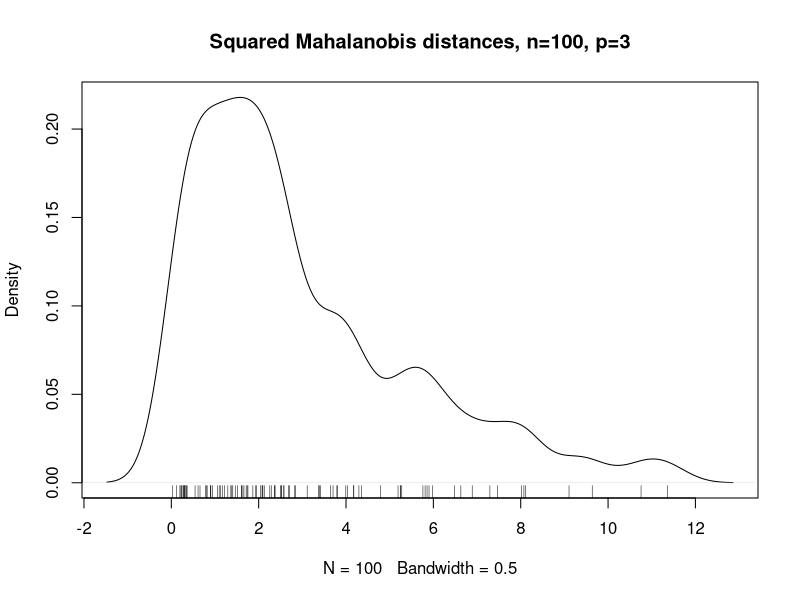
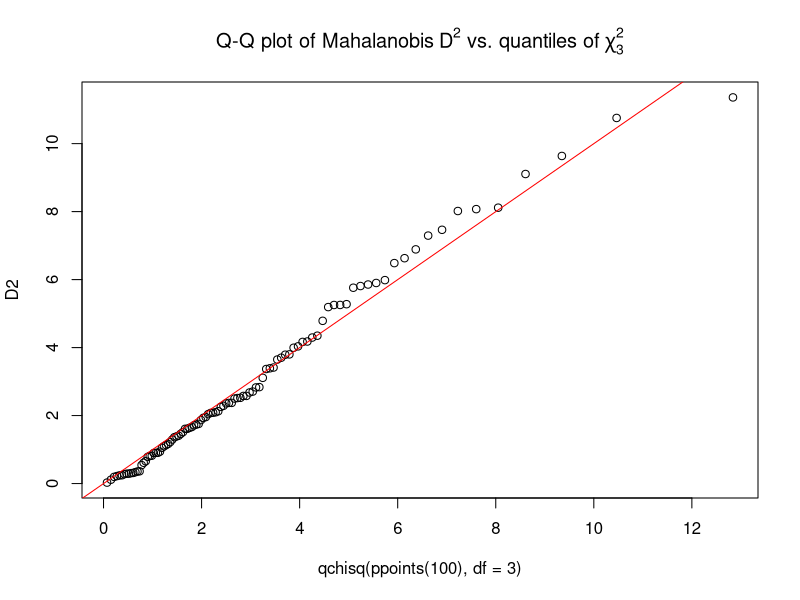
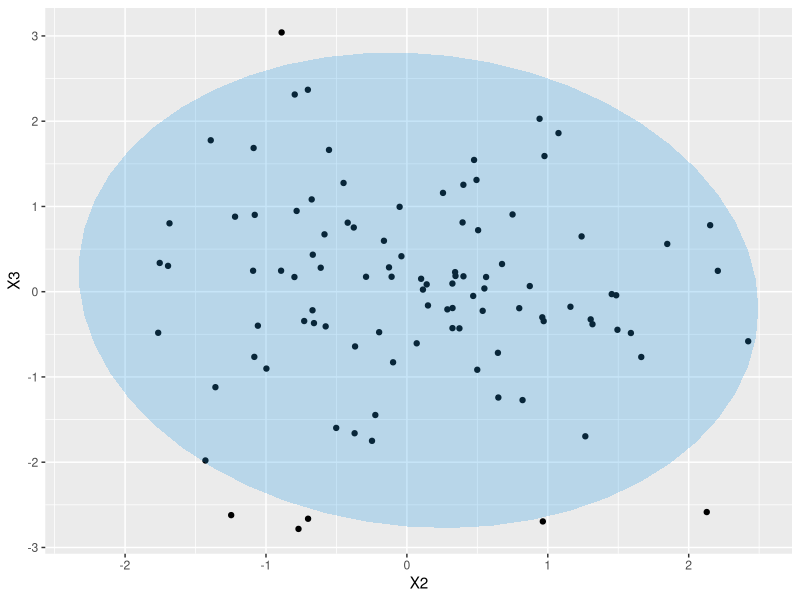
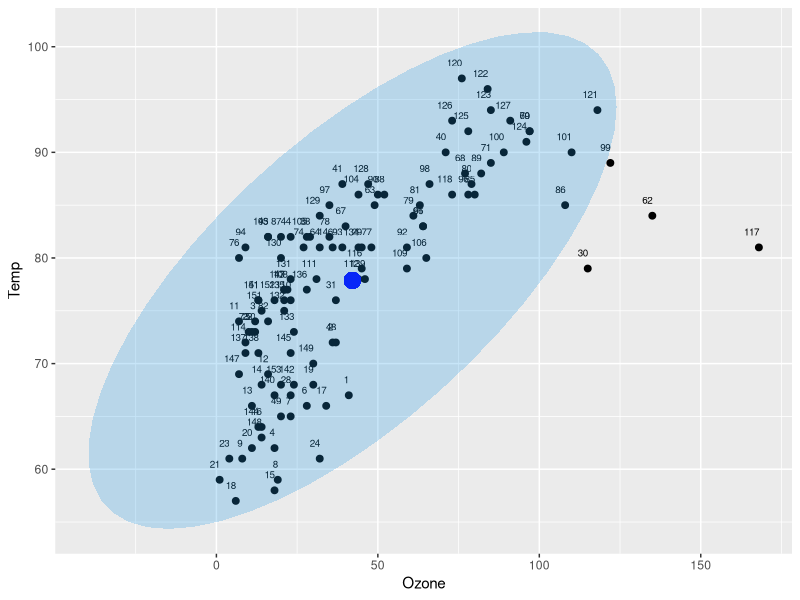

Recreate these plots in R, in order.
library(graphics)
library(ggplot2)

x <- matrix(rnorm(100*3), ncol = 3)
Sx <- cov(x)

?mahalanobis

D2 <- mahalanobis(x, center = colMeans(x), cov = Sx)
D2

#D2 = (x[1,] - colMeans(x))%*%solve(Sx)%*%t(t(x[1,] - colMeans(x)))
#D2

plot(density(D2, bw = 0.5),
     main="Squared Mahalanobis distances, n=100, p=3") ; rug(D2)
qqplot(qchisq(ppoints(100), df = 3), D2,
       main = expression("Q-Q plot of Mahalanobis" * ~D^2 *
                           " vs. quantiles of" * ~ chi[3]^2))
abline(0, 1, col = 'red')

dados = data.frame(x)
dados$D2 = D2

dados$pvalor = pchisq( q = D2, df = 3 )

head(dados)

### Grafico de dispersao com elipses

ggplot(dados, aes(x = X2, y = X3))+
  geom_point() +
  stat_ellipse(geom = "polygon",
               type = 'norm',
               fill = 4, alpha = 0.25)


### Exemplo dataset: air

air = airquality[c("Ozone" , "Temp")]
air = na.omit(air) #removendo os NA 

# Vetor de medias
air_mean  = colMeans(air)

# matriz de covariancia
air_cov = cov(air)


# Create scatter Plot
  ggplot(air , aes(x = Ozone , y = Temp)) +
  geom_point(size = 2) +
  geom_point(aes(air_mean[1] , air_mean[2]) , size = 5 , color = "blue") +
  geom_text( aes(label = row.names(air)) , hjust = 1 , vjust = -1.5 ,size = 2.5 ) +
  stat_ellipse(geom = "polygon",
               type = 'norm',
               fill = 4, alpha = 0.25)+
  ylab("Temp") + xlab("Ozone")

  air

## Distancia de mahalanobis

D2 <- mahalanobis(air, air_mean, air_cov)
D2

air$D2<- D2
ponto_corte = qchisq( p = 0.05, df = 2, lower.tail = F )


dados = data.frame(air)
dados

